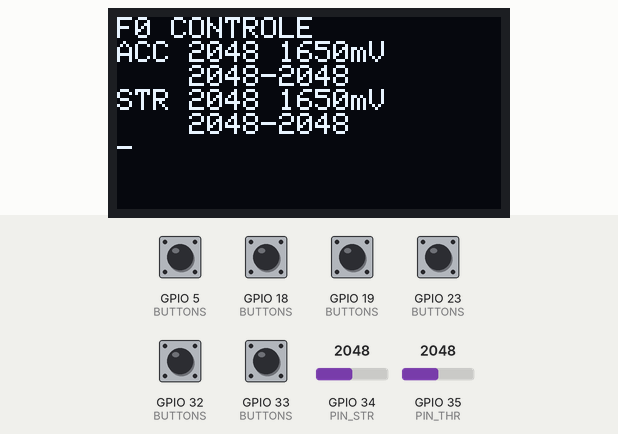
Bench run of a sketch on a simulated ESP32. Parts: 128×64 one-colour display. The test bench sets the inputs (shaded band); at power-on: GPIO 5 (BUTTONS), GPIO 18 (BUTTONS), GPIO 19 (BUTTONS), GPIO 23 (BUTTONS), GPIO 32 (BUTTONS), GPIO 33 (BUTTONS) HIGH, GPIO 34 (PIN_STR) = 2048, GPIO 35 (PIN_THR) = 2048. What the sketch prints to the serial monitor is not drawn.

Above: at 1.5 s.
1.6 s: GPIO 34 (PIN_STR) set to 1228
At 2.8 s:
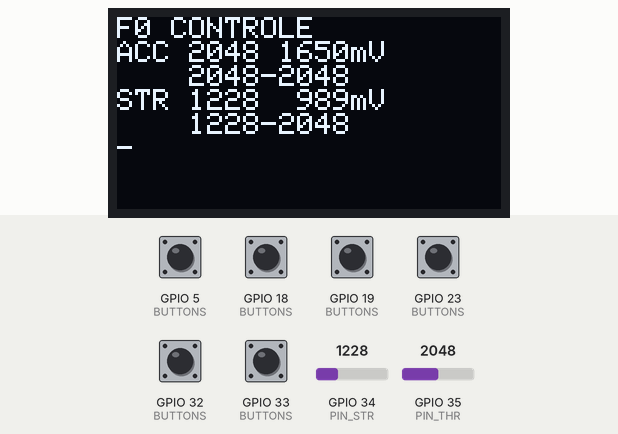
3.1 s: GPIO 18 (BUTTONS) pulled LOW for 0.15 s
At 3.24 s:
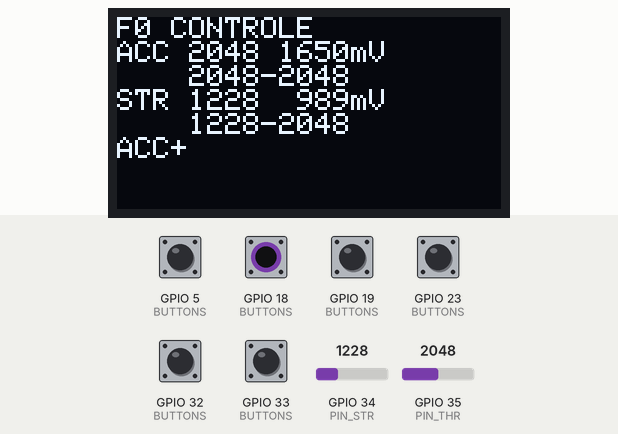
4.7 s: GPIO 32 (BUTTONS) pulled LOW for 0.15 s
At 4.84 s:
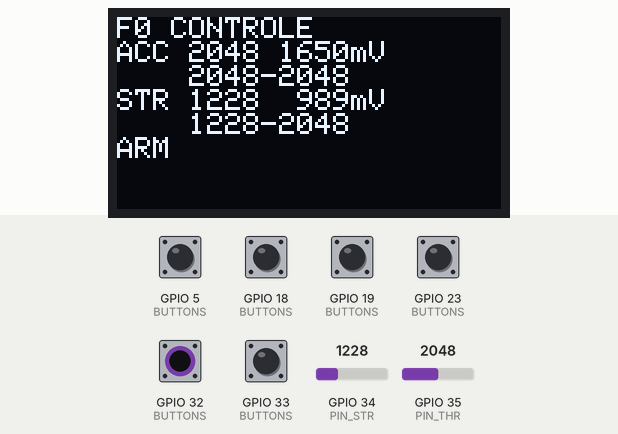
6.3 s: GPIO 33 (BUTTONS) pulled LOW for 0.15 s
At 6.44 s:
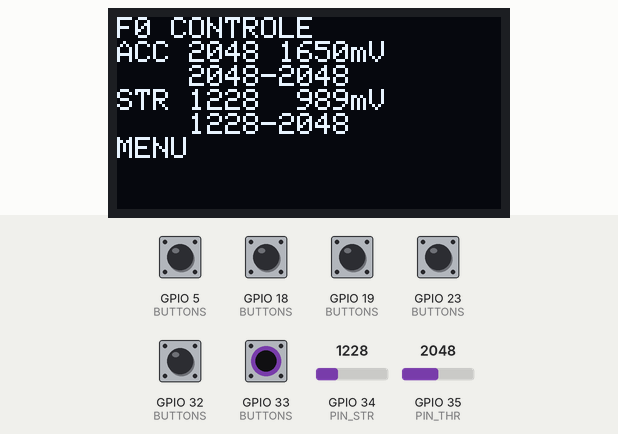
7.9 s: GPIO 35 (PIN_THR) set to 1228
At 9.1 s:
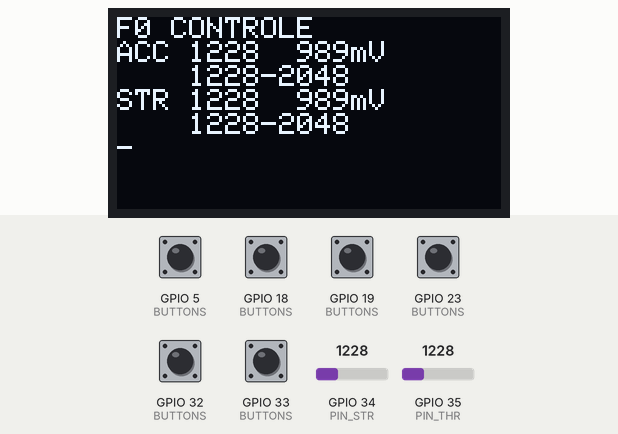
9.4 s: GPIO 5 (BUTTONS) pulled LOW for 0.15 s
At 9.55 s:
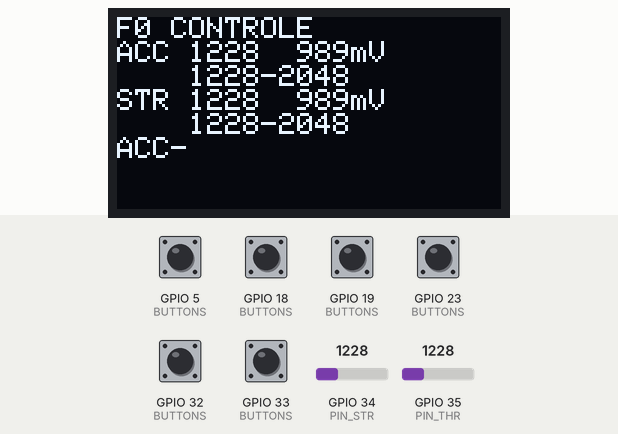
Timing chart, 0 to 12.1 s (numbered marks = the images above; inputs shaded):
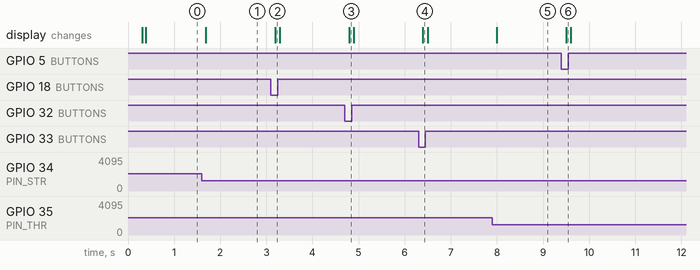

The sketch:

F0_remote_diag.ino
```cpp
// F0_remote_diag.ino — Diagnóstico elétrico do CONTROLE (fase F0)
//
// O que faz:
//   - Lê os dois HW-504 (IO35 aceleração, IO34 direção) com média de 16 amostras,
//     em valor bruto (0-4095) e em mV, e guarda mínimo/máximo desde o boot.
//   - Lê os botões com pull-up interno: os 4 trims (ligados) e ARM/MENU em
//     IO32/IO33 (previstos, ainda sem fio — não contam como falha).
//   - Faz scan I2C e, se o OLED SH1106 estiver em 0x3C, mostra os valores nele.
//
// Comandos pela Serial (115200): z = zera min/max e botões vistos,
//                                b = resumo dos botões (quais já apareceram), ? = ajuda

#include <Wire.h>
#include <Adafruit_GFX.h>
#include <Adafruit_SH110X.h>

// Os DOIS joysticks usam o VRx (o VRy de ambos fica sem uso) — o stick da
// aceleração esta montado girado, entao frente/tras cai no VRx dele.
constexpr int PIN_THR = 35;  // HW-504 aceleração, VRx
constexpr int PIN_STR = 34;  // HW-504 direção, VRx
constexpr int PIN_SDA = 21;
constexpr int PIN_SCL = 22;

// wired=false: previsto mas ainda sem fio. Nao conta como falha no resumo.
// ARM e MENU ficam em IO32/IO33 (e nao nos cliques dos sticks, que nao serao
// usados): 32 e 33 tem pull-up interno, ao contrario de 34/35/36/39.
struct Btn { int pin; const char *name; bool wired; };
const Btn BUTTONS[] = {
  {32, "ARM",  false}, {33, "MENU", false},
  {5,  "ACC-", true }, {18, "ACC+", true }, {19, "STR+", true}, {23, "STR-", true},
};
constexpr int N_BTN = sizeof(BUTTONS) / sizeof(BUTTONS[0]);

// Latch: uma vez visto em LOW, fica marcado. Assim da para apertar sem pressa
// e consultar depois, sem depender de olhar a serial na hora certa.
bool btnSeen[N_BTN] = {false};

Adafruit_SH1106G display(128, 64, &Wire, -1);
bool hasOled = false;

struct Axis {
  int pin;
  int raw, mv;
  int rawMin, rawMax;
  int mvMin, mvMax;   // em mV, para ver em que tensao o ADC satura
  explicit Axis(int p)
    : pin(p), raw(0), mv(0), rawMin(4095), rawMax(0), mvMin(9999), mvMax(0) {}
};
Axis thr(PIN_THR), str(PIN_STR);

uint32_t lastPrint = 0;

void readAxis(Axis &a) {
  uint32_t accRaw = 0, accMv = 0;
  for (int i = 0; i < 16; i++) {
    accRaw += analogRead(a.pin);
    accMv  += analogReadMilliVolts(a.pin);
  }
  a.raw = accRaw / 16;
  a.mv  = accMv / 16;
  a.rawMin = min(a.rawMin, a.raw);
  a.rawMax = max(a.rawMax, a.raw);
  a.mvMin  = min(a.mvMin, a.mv);
  a.mvMax  = max(a.mvMax, a.mv);
}

void printButtons() {
  Serial.println(F("--- botoes vistos desde o boot ---"));
  int missing = 0, expected = 0;
  for (int i = 0; i < N_BTN; i++) {
    const char *estado;
    if (!BUTTONS[i].wired)      estado = "sem fio (previsto)";
    else if (btnSeen[i])        estado = "JA APARECEU       ";
    else                      { estado = "NUNCA (!)         "; missing++; }
    if (BUTTONS[i].wired) expected++;
    Serial.printf("  %-5s IO%-2d  %s  (agora: %s)\n",
                  BUTTONS[i].name, BUTTONS[i].pin, estado,
                  digitalRead(BUTTONS[i].pin) == LOW ? "apertado" : "solto");
  }
  if (missing == 0) Serial.printf("  >>> os %d botoes ligados OK.\n", expected);
  else Serial.printf("  >>> faltam %d de %d. Fio solto, GND ausente ou pino errado.\n",
                     missing, expected);
}

void printAxes() {
  Serial.println(F("--- eixos ---"));
  Serial.printf("  ACC IO%d: bruto %4d..%4d | mV %4d..%4d | repouso %4d (%d mV)\n",
                thr.pin, thr.rawMin, thr.rawMax, thr.mvMin, thr.mvMax, thr.raw, thr.mv);
  Serial.printf("  STR IO%d: bruto %4d..%4d | mV %4d..%4d | repouso %4d (%d mV)\n",
                str.pin, str.rawMin, str.rawMax, str.mvMin, str.mvMax, str.raw, str.mv);
}

bool i2cScan() {
  Wire.begin(PIN_SDA, PIN_SCL);
  Serial.print(F("I2C scan (SDA 21 / SCL 22): "));
  bool oled = false;
  int found = 0;
  for (uint8_t addr = 1; addr < 127; addr++) {
    Wire.beginTransmission(addr);
    if (Wire.endTransmission() == 0) {
      Serial.printf("0x%02X ", addr);
      found++;
      if (addr == 0x3C || addr == 0x3D) oled = true;
    }
  }
  if (found == 0) Serial.print(F("nada encontrado (OLED desligado ou fiacao)"));
  Serial.println();
  return oled;
}

void handleSerial() {
  while (Serial.available()) {
    char c = Serial.read();
    if (c == 'z') {
      thr.rawMin = str.rawMin = 4095;
      thr.rawMax = str.rawMax = 0;
      thr.mvMin  = str.mvMin  = 9999;
      thr.mvMax  = str.mvMax  = 0;
      for (int i = 0; i < N_BTN; i++) btnSeen[i] = false;
      Serial.println(F("Min/max e botoes vistos zerados"));
    } else if (c == 'b') {
      printButtons();
      printAxes();
    } else if (c == '?') {
      Serial.println(F("Comandos: z=zerar min/max e botoes | b=resumo botoes+eixos | ?=ajuda"));
    }
  }
}

void setup() {
  Serial.begin(115200);
  delay(300);
  for (const Btn &b : BUTTONS) pinMode(b.pin, INPUT_PULLUP);

  Serial.println();
  Serial.println(F("=== F0 diagnostico - CONTROLE ==="));
  hasOled = i2cScan();
  if (hasOled) {
    Wire.setClock(400000);
    hasOled = display.begin(0x3C, true);
  }
  Serial.printf("OLED: %s\n", hasOled ? "OK" : "nao encontrado");
  Serial.println(F("Mova cada stick ate o fim nos dois sentidos e aperte cada botao."));
  Serial.println(F("Sem pressa: os botoes ficam marcados. Depois mande 'b' para o resumo."));
  Serial.println(F("ACC raw (mV) [min-max]      | STR raw (mV) [min-max]      | botoes"));
}

void loop() {
  handleSerial();
  uint32_t now = millis();
  if (now - lastPrint < 100) return;
  lastPrint = now;

  readAxis(thr);
  readAxis(str);

  char btns[64] = "";
  for (int i = 0; i < N_BTN; i++) {
    if (digitalRead(BUTTONS[i].pin) == LOW) {
      btnSeen[i] = true;            // latch, para consultar depois com 'b'
      strcat(btns, BUTTONS[i].name);
      strcat(btns, " ");
    }
  }

  Serial.printf("%4d (%4d) [%4d-%4d] | %4d (%4d) [%4d-%4d] | %s\n",
                thr.raw, thr.mv, thr.rawMin, thr.rawMax,
                str.raw, str.mv, str.rawMin, str.rawMax,
                btns[0] ? btns : "-");

  if (hasOled) {
    display.clearDisplay();
    display.setTextSize(1);
    display.setTextColor(SH110X_WHITE);
    display.setCursor(0, 0);
    display.println(F("F0 CONTROLE"));
    display.printf("ACC %4d %4dmV\n", thr.raw, thr.mv);
    display.printf("    %4d-%4d\n", thr.rawMin, thr.rawMax);
    display.printf("STR %4d %4dmV\n", str.raw, str.mv);
    display.printf("    %4d-%4d\n", str.rawMin, str.rawMax);
    display.println(btns[0] ? btns : "-");
    display.display();
  }
}
```

Measured:
- after the input at 1.6 s, the display: changes after 0.09 s (image 1)
- after the input at 3.1 s, the display: changes after 0.09 s (image 2)
- after the input at 4.7 s, the display: changes after 0.09 s (image 3)
- after the input at 6.3 s, the display: changes after 0.10 s (image 4)
- after the input at 7.9 s, the display: changes after 0.10 s (image 5)
- after the input at 9.4 s, the display: changes after 0.10 s (image 6)
